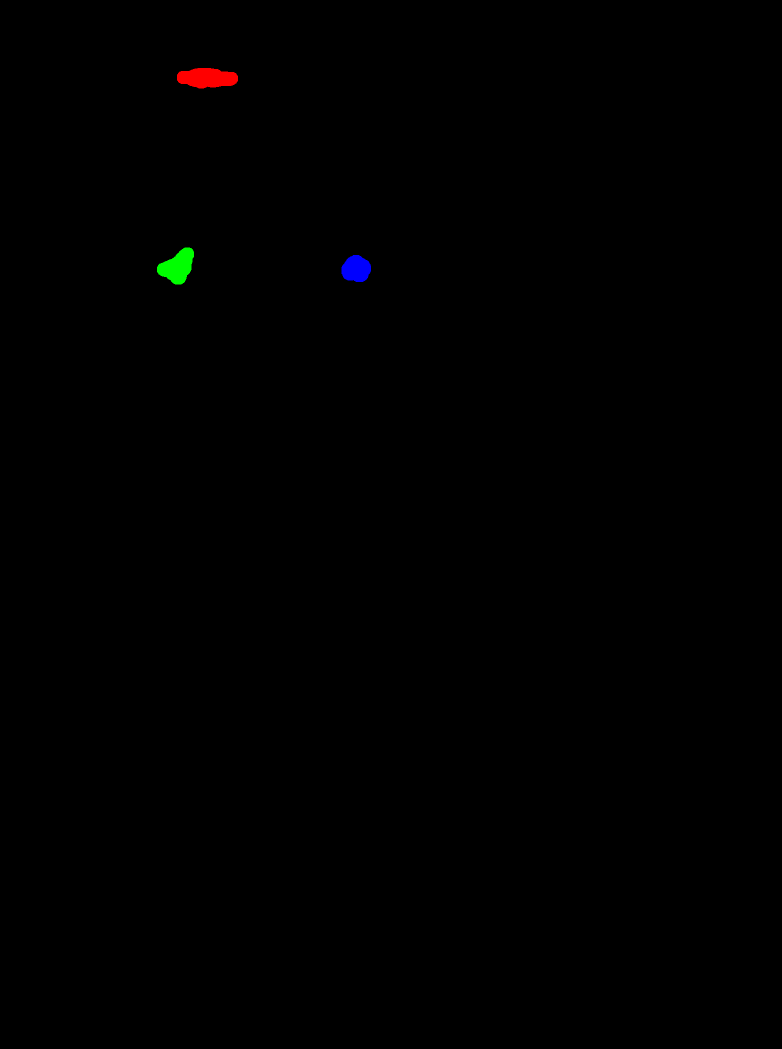
#> input picture examples_and_tests/document.png, 1563 x 2097 px (shown at 1/2 size)
$ python colordistinguisher_helper.py
#> lines starting #> are read from the running program, lines starting #| are printed output that depends on the picture; after the words box and inside, x2 and y2 are one past the last pixel; in counts of white or black regions, pixels touching at a corner belong together
import cv2
import numpy as np


def nothing(*arg):
    pass


cv2.namedWindow("result")  # создаем главное окно
cv2.namedWindow("settings")  # создаем окно настроек

img = cv2.imread('document.png')
#> img is the input picture: shape (2097, 1563, 3); mean B, G, R 0.2, 0.3, 0.3
# создаем 6 бегунков для настройки начального и конечного цвета фильтра
cv2.createTrackbar('h1', 'settings', 0, 255, nothing)
#> slider 'h1' is set to 85
cv2.createTrackbar('s1', 'settings', 0, 255, nothing)
#> slider 's1' is set to 85
cv2.createTrackbar('v1', 'settings', 0, 255, nothing)
#> slider 'v1' is set to 85
cv2.createTrackbar('h2', 'settings', 255, 255, nothing)
cv2.createTrackbar('s2', 'settings', 255, 255, nothing)
cv2.createTrackbar('v2', 'settings', 255, 255, nothing)
crange = [0, 0, 0, 0, 0, 0]

while True:
    hsv = cv2.cvtColor(img, cv2.COLOR_BGR2HSV)
#> hsv: shape (2097, 1563, 3); mean H, S, V 0.2, 0.8, 0.8

    # считываем значения бегунков
    h1 = cv2.getTrackbarPos('h1', 'settings')
    s1 = cv2.getTrackbarPos('s1', 'settings')
    v1 = cv2.getTrackbarPos('v1', 'settings')
    h2 = cv2.getTrackbarPos('h2', 'settings')
    s2 = cv2.getTrackbarPos('s2', 'settings')
    v2 = cv2.getTrackbarPos('v2', 'settings')

    # формируем начальный и конечный цвет фильтра
    h_min = np.array((h1, s1, v1), np.uint8)
    h_max = np.array((h2, s2, v2), np.uint8)

    # накладываем фильтр на кадр в модели HSV
    thresh = cv2.inRange(hsv, h_min, h_max)
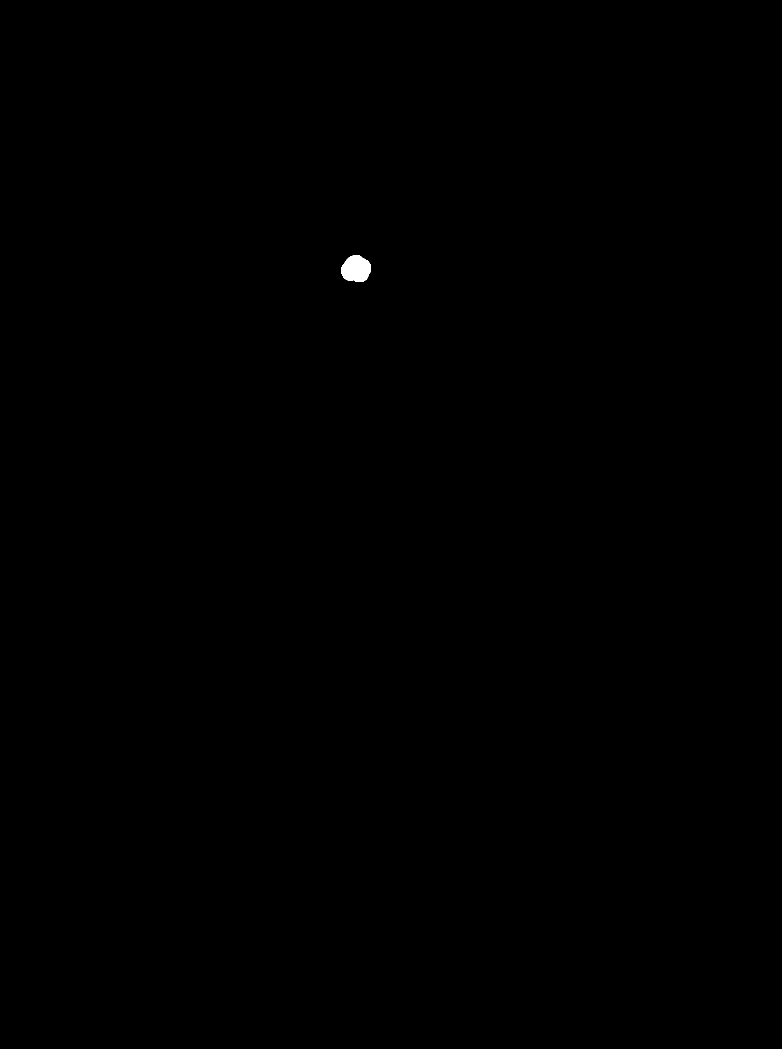
#> thresh: shape (2097, 1563) (shown at 1/2 size); 0.08% white; 1 white region, box (x1, y1, x2, y2) and area: (683, 510, 742, 564) 2467

    cv2.imshow('result', cv2.resize(thresh, (0,0), fx=.25, fy=.25))
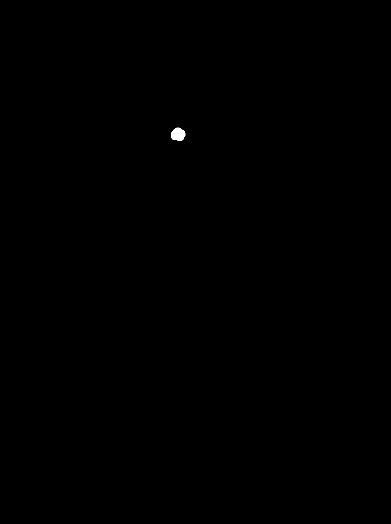
#> window 'result': shape (524, 391); min 0, max 255, mean 0.2

    ch = cv2.waitKey(5)
#> (key Esc is pressed here)
    if ch == 27:
        break

cv2.destroyAllWindows()
